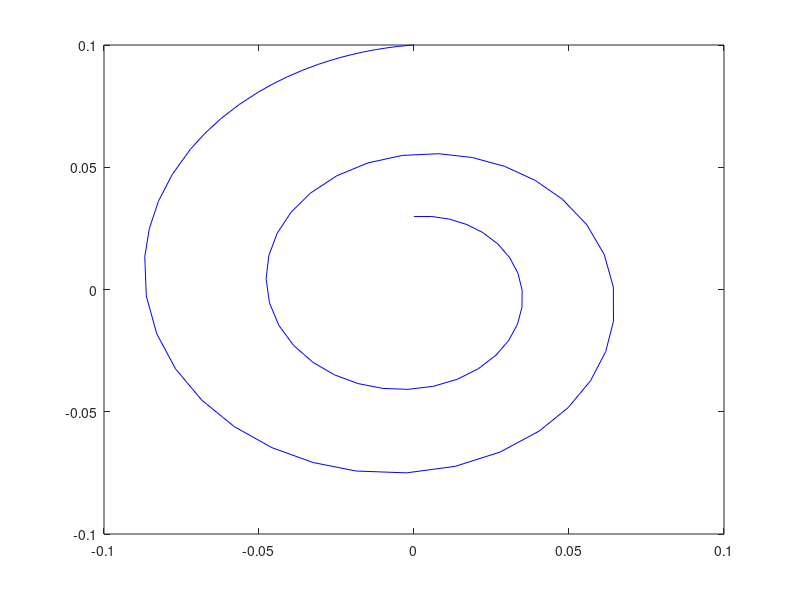

The MATLAB source for this figure: (Note: this script raises an error after producing the figure.)
%% Demo for set_arrow
% 1 Plot an example orbit
%%
clear;
alpha=0.1 %for alpha=-0.1,alpha=0,and alpha=0.1 
omega=-1
beta=-1 %2 cases beta>0 or beta<0 
figure(1);clf;ax=gca;
f=@(t,x)[alpha*x(1)-omega*x(2)+beta*x(1)*(x(1)^2 +x(2)^2); alpha*x(2)+omega*x(1)+beta*x(2)*(x(1)^2 +x(2)^2)]; %normal form
T=pi*4;
xini=[0,0.1]; % initial value
[t,xtraj]=ode45(f,[0,-T],xini);
plot(ax,xtraj(:,1),xtraj(:,2),'b-')
xlabel('$x$',Interpreter='latex');
ylabel('$y$',Interpreter='latex');
grid on
%axis equal
%% Draw arrow at approximate middle of orbit
% Optional thrid argument specifies where to put arrows as a fraction of
% the trajectory. After that, name-value pairs can change size and
% shape of arrows (search for default in the source code)
set_arrow(ax,t,xtraj,[0.1,0.3]); % this plots arrows at 10% and 30% of trajectory
%% arrow is distorted -> redraw by calling function  wiotuh arguments
set_arrow();
